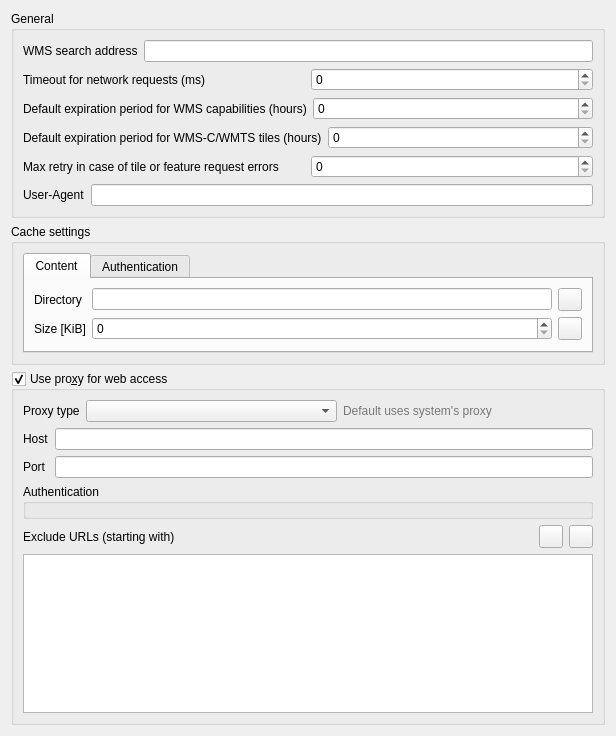
             <widget class="QWidget" name="mOptionsScrollAreaContents_10">
              <property name="geometry">
               <rect>
                <x>0</x>
                <y>0</y>
                <width>616</width>
                <height>736</height>
               </rect>
              </property>
              <layout class="QVBoxLayout" name="verticalLayout_33">
               <item>
                <widget class="QGroupBox" name="groupBox_20">
                 <property name="title">
                  <string>General</string>
                 </property>
                 <layout class="QVBoxLayout" name="verticalLayout_34">
                  <item>
                   <layout class="QHBoxLayout" name="horizontalLayout_2">
                    <item>
                     <widget class="QLabel" name="label_9">
                      <property name="text">
                       <string>WMS search address</string>
                      </property>
                     </widget>
                    </item>
                    <item>
                     <widget class="QLineEdit" name="leWmsSearch"/>
                    </item>
                   </layout>
                  </item>
                  <item>
                   <layout class="QHBoxLayout" name="horizontalLayout_11">
                    <item>
                     <widget class="QLabel" name="mNetworkTimeoutLabel">
                      <property name="text">
                       <string>Timeout for network requests (ms)</string>
                      </property>
                     </widget>
                    </item>
                    <item>
                     <widget class="QSpinBox" name="mNetworkTimeoutSpinBox">
                      <property name="maximum">
                       <number>100000000</number>
                      </property>
                     </widget>
                    </item>
                   </layout>
                  </item>
                  <item>
                   <layout class="QHBoxLayout" name="horizontalLayout_40">
                    <item>
                     <widget class="QLabel" name="label_45">
                      <property name="text">
                       <string>Default expiration period for WMS capabilities (hours)</string>
                      </property>
                     </widget>
                    </item>
                    <item>
                     <widget class="QSpinBox" name="mDefaultCapabilitiesExpirySpinBox">
                      <property name="maximum">
                       <number>100000000</number>
                      </property>
                     </widget>
                    </item>
                   </layout>
                  </item>
                  <item>
                   <layout class="QHBoxLayout" name="horizontalLayout_17">
                    <item>
                     <widget class="QLabel" name="label_32">
                      <property name="text">
                       <string>Default expiration period for WMS-C/WMTS tiles (hours)</string>
                      </property>
                     </widget>
                    </item>
                    <item>
                     <widget class="QSpinBox" name="mDefaultTileExpirySpinBox">
                      <property name="maximum">
                       <number>100000000</number>
                      </property>
                     </widget>
                    </item>
                   </layout>
                  </item>
                  <item>
                   <layout class="QHBoxLayout" name="horizontalLayout_33">
                    <item>
                     <widget class="QLabel" name="label_57">
                      <property name="text">
                       <string>Max retry in case of tile or feature request errors</string>
                      </property>
                     </widget>
                    </item>
                    <item>
                     <widget class="QSpinBox" name="mDefaultTileMaxRetrySpinBox">
                      <property name="maximum">
                       <number>100000000</number>
                      </property>
                     </widget>
                    </item>
                   </layout>
                  </item>
                  <item>
                   <layout class="QHBoxLayout" name="horizontalLayout_35">
                    <item>
                     <widget class="QLabel" name="lblUserAgent">
                      <property name="text">
                       <string>User-Agent</string>
                      </property>
                     </widget>
                    </item>
                    <item>
                     <widget class="QLineEdit" name="leUserAgent"/>
                    </item>
                   </layout>
                  </item>
                 </layout>
                </widget>
               </item>
               <item>
                <widget class="QGroupBox" name="grpCache">
                 <property name="title">
                  <string>Cache settings</string>
                 </property>
                 <layout class="QVBoxLayout" name="verticalLayout_19">
                  <item>
                   <widget class="QTabWidget" name="tabContentCache">
                    <property name="currentIndex">
                     <number>0</number>
                    </property>
                    <widget class="QWidget" name="tab">
                     <attribute name="title">
                      <string>Content</string>
                     </attribute>
                     <layout class="QGridLayout" name="gridLayout_2">
                      <item row="4" column="0">
                       <widget class="QLabel" name="label_11">
                        <property name="text">
                         <string>Size [KiB]</string>
                        </property>
                       </widget>
                      </item>
                      <item row="0" column="0">
                       <widget class="QLabel" name="label_10">
                        <property name="text">
                         <string>Directory</string>
                        </property>
                       </widget>
                      </item>
                      <item row="0" column="1">
                       <widget class="QLineEdit" name="mCacheDirectory"/>
                      </item>
                      <item row="4" column="1">
                       <widget class="QSpinBox" name="mCacheSize"/>
                      </item>
                      <item row="0" column="2">
                       <widget class="QToolButton" name="mBrowseCacheDirectory">
                        <property name="toolTip">
                         <string>Select folder</string>
                        </property>
                        <property name="text">
                         <string/>
                        </property>
                        <property name="icon">
                         <iconset resource="../../images/images.qrc">
                          <normaloff>:/images/themes/default/mActionFileOpen.svg</normaloff>:/images/themes/default/mActionFileOpen.svg</iconset>
                        </property>
                       </widget>
                      </item>
                      <item row="4" column="2">
                       <widget class="QToolButton" name="mClearCache">
                        <property name="toolTip">
                         <string>Clear cache</string>
                        </property>
                        <property name="text">
                         <string/>
                        </property>
                        <property name="icon">
                         <iconset resource="../../images/images.qrc">
                          <normaloff>:/images/themes/default/mActionDeleteSelected.svg</normaloff>:/images/themes/default/mActionDeleteSelected.svg</iconset>
                        </property>
                       </widget>
                      </item>
                     </layout>
                    </widget>
                    <widget class="QWidget" name="tab_2">
                     <attribute name="title">
                      <string>Authentication</string>
                     </attribute>
                     <layout class="QGridLayout" name="gridLayout_5">
                      <item row="0" column="0">
                       <widget class="QCheckBox" name="mAutoClearAccessCache">
                        <property name="toolTip">
                         <string>&lt;html&gt;&lt;head/&gt;&lt;body&gt;&lt;p&gt;The connection cache stores all authentication connections data even when the connection fails.&lt;br/&gt;If you make any change to the authentication configurations or to the certification authorities, you should clear the authentication cache or&lt;br/&gt;restart QGIS. &lt;br/&gt;When this option is checked, the authentication cache will be automatically cleared every time an SSL error occurs and you choose to abort the connection.&lt;br/&gt;&lt;/p&gt;&lt;/body&gt;&lt;/html&gt;</string>
                        </property>
                        <property name="text">
                         <string>Automatically clear the connection authentication cache on SSL errors (recommended)</string>
                        </property>
                       </widget>
                      </item>
                      <item row="1" column="0">
                       <widget class="QPushButton" name="mClearAccessCache">
                        <property name="text">
                         <string>Clear authentication connection cache</string>
                        </property>
                       </widget>
                      </item>
                     </layout>
                    </widget>
                   </widget>
                  </item>
                 </layout>
                </widget>
               </item>
               <item>
                <widget class="QgsCollapsibleGroupBox" name="grpProxy">
                 <property name="title">
                  <string>Use pro&amp;xy for web access</string>
                 </property>
                 <property name="flat">
                  <bool>false</bool>
                 </property>
                 <property name="checkable">
                  <bool>true</bool>
                 </property>
                 <property name="collapsed" stdset="0">
                  <bool>false</bool>
                 </property>
                 <property name="saveCollapsedState" stdset="0">
                  <bool>true</bool>
                 </property>
                 <layout class="QGridLayout" name="gridLayout_1">
                  <item row="1" column="0">
                   <widget class="QLabel" name="label_47">
                    <property name="text">
                     <string>Exclude URLs (starting with)</string>
                    </property>
                   </widget>
                  </item>
                  <item row="1" column="4">
                   <widget class="QToolButton" name="mRemoveUrlPushButton">
                    <property name="toolTip">
                     <string>Remove selected URL</string>
                    </property>
                    <property name="text">
                     <string/>
                    </property>
                    <property name="icon">
                     <iconset resource="../../images/images.qrc">
                      <normaloff>:/images/themes/default/symbologyRemove.svg</normaloff>:/images/themes/default/symbologyRemove.svg</iconset>
                    </property>
                   </widget>
                  </item>
                  <item row="1" column="3">
                   <widget class="QToolButton" name="mAddUrlPushButton">
                    <property name="toolTip">
                     <string>Add URL to exclude</string>
                    </property>
                    <property name="text">
                     <string/>
                    </property>
                    <property name="icon">
                     <iconset resource="../../images/images.qrc">
                      <normaloff>:/images/themes/default/symbologyAdd.svg</normaloff>:/images/themes/default/symbologyAdd.svg</iconset>
                    </property>
                   </widget>
                  </item>
                  <item row="0" column="0" colspan="5">
                   <layout class="QGridLayout" name="gridLayout_17">
                    <item row="0" column="1">
                     <widget class="QComboBox" name="mProxyTypeComboBox"/>
                    </item>
                    <item row="0" column="0">
                     <widget class="QLabel" name="mTypeLabel">
                      <property name="sizePolicy">
                       <sizepolicy hsizetype="Maximum" vsizetype="Preferred">
                        <horstretch>0</horstretch>
                        <verstretch>0</verstretch>
                       </sizepolicy>
                      </property>
                      <property name="text">
                       <string>Proxy type</string>
                      </property>
                     </widget>
                    </item>
                    <item row="0" column="2">
                     <widget class="QLabel" name="label_41">
                      <property name="styleSheet">
                       <string notr="true">QLabel {color: rgb(120, 120, 120);}</string>
                      </property>
                      <property name="text">
                       <string>Default uses system's proxy</string>
                      </property>
                     </widget>
                    </item>
                    <item row="1" column="0" colspan="3">
                     <widget class="QFrame" name="frameManualProxy">
                      <property name="frameShape">
                       <enum>QFrame::NoFrame</enum>
                      </property>
                      <property name="frameShadow">
                       <enum>QFrame::Raised</enum>
                      </property>
                      <layout class="QGridLayout" name="gridLayout_18">
                       <property name="leftMargin">
                        <number>0</number>
                       </property>
                       <property name="topMargin">
                        <number>0</number>
                       </property>
                       <property name="rightMargin">
                        <number>0</number>
                       </property>
                       <property name="bottomMargin">
                        <number>0</number>
                       </property>
                       <item row="2" column="2">
                        <widget class="QLineEdit" name="leProxyPort"/>
                       </item>
                       <item row="2" column="1">
                        <widget class="QLabel" name="lblProxyPort">
                         <property name="text">
                          <string>Port</string>
                         </property>
                        </widget>
                       </item>
                       <item row="1" column="2">
                        <widget class="QLineEdit" name="leProxyHost"/>
                       </item>
                       <item row="1" column="1">
                        <widget class="QLabel" name="lblProxyHost">
                         <property name="text">
                          <string>Host</string>
                         </property>
                        </widget>
                       </item>
                       <item row="3" column="1" colspan="2">
                        <widget class="QGroupBox" name="mAuthGroupBox">
                         <property name="title">
                          <string>Authentication</string>
                         </property>
                         <layout class="QVBoxLayout" name="verticalLayout_23">
                          <property name="leftMargin">
                           <number>6</number>
                          </property>
                          <property name="topMargin">
                           <number>6</number>
                          </property>
                          <property name="rightMargin">
                           <number>6</number>
                          </property>
                          <property name="bottomMargin">
                           <number>6</number>
                          </property>
                          <item>
                           <widget class="QgsAuthSettingsWidget" name="mAuthSettings" native="true"/>
                          </item>
                         </layout>
                        </widget>
                       </item>
                      </layout>
                     </widget>
                    </item>
                   </layout>
                  </item>
                  <item row="1" column="1" colspan="2">
                   <spacer name="horizontalSpacer">
                    <property name="orientation">
                     <enum>Qt::Horizontal</enum>
                    </property>
                    <property name="sizeHint" stdset="0">
                     <size>
                      <width>40</width>
                      <height>20</height>
                     </size>
                    </property>
                   </spacer>
                  </item>
                  <item row="2" column="0" colspan="5">
                   <widget class="QListWidget" name="mExcludeUrlListWidget"/>
                  </item>
                 </layout>
                </widget>
               </item>
               <item>
                <spacer name="verticalSpacer_9">
                 <property name="orientation">
                  <enum>Qt::Vertical</enum>
                 </property>
                 <property name="sizeHint" stdset="0">
                  <size>
                   <width>0</width>
                   <height>0</height>
                  </size>
                 </property>
                </spacer>
               </item>
              </layout>
             </widget>
